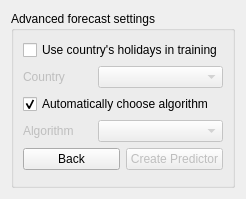
        <widget class="QWidget" name="advanced_settings_page">
         <layout class="QVBoxLayout" name="verticalLayout_58">
          <item>
           <widget class="QGroupBox" name="groupbox_create_forecast_advanced">
            <property name="title">
             <string>Advanced forecast settings</string>
            </property>
            <layout class="QVBoxLayout" name="verticalLayout_55">
             <item>
              <layout class="QVBoxLayout" name="verticalLayout_56">
               <item>
                <layout class="QVBoxLayout" name="verticalLayout_61">
                 <item>
                  <widget class="QCheckBox" name="country_checkbox">
                   <property name="text">
                    <string>Use country's holidays in training</string>
                   </property>
                  </widget>
                 </item>
                 <item>
                  <layout class="QHBoxLayout" name="horizontalLayout_42" stretch="5,9">
                   <item>
                    <widget class="QLabel" name="choose_country_label">
                     <property name="enabled">
                      <bool>false</bool>
                     </property>
                     <property name="text">
                      <string>Country</string>
                     </property>
                    </widget>
                   </item>
                   <item>
                    <widget class="QComboBox" name="countries_combobox">
                     <property name="enabled">
                      <bool>false</bool>
                     </property>
                    </widget>
                   </item>
                  </layout>
                 </item>
                </layout>
               </item>
               <item>
                <layout class="QVBoxLayout" name="verticalLayout_59">
                 <item>
                  <widget class="QCheckBox" name="auto_ml_checkbox">
                   <property name="text">
                    <string>Automatically choose algorithm</string>
                   </property>
                   <property name="checked">
                    <bool>true</bool>
                   </property>
                  </widget>
                 </item>
                 <item>
                  <layout class="QHBoxLayout" name="horizontalLayout_45" stretch="5,9">
                   <property name="spacing">
                    <number>-1</number>
                   </property>
                   <property name="sizeConstraint">
                    <enum>QLayout::SetNoConstraint</enum>
                   </property>
                   <property name="leftMargin">
                    <number>0</number>
                   </property>
                   <property name="rightMargin">
                    <number>0</number>
                   </property>
                   <item>
                    <widget class="QLabel" name="choose_algorithm_label">
                     <property name="enabled">
                      <bool>false</bool>
                     </property>
                     <property name="text">
                      <string>Algorithm</string>
                     </property>
                    </widget>
                   </item>
                   <item>
                    <widget class="QComboBox" name="algorithm_combobox">
                     <property name="enabled">
                      <bool>false</bool>
                     </property>
                    </widget>
                   </item>
                  </layout>
                 </item>
                </layout>
               </item>
               <item>
                <layout class="QVBoxLayout" name="verticalLayout_57">
                 <item>
                  <layout class="QHBoxLayout" name="horizontalLayout_46">
                   <item>
                    <widget class="QPushButton" name="back_new_predictor_advanced">
                     <property name="text">
                      <string>Back</string>
                     </property>
                    </widget>
                   </item>
                   <item>
                    <widget class="QPushButton" name="create_new_predictor_advanced">
                     <property name="enabled">
                      <bool>false</bool>
                     </property>
                     <property name="text">
                      <string>Create Predictor</string>
                     </property>
                    </widget>
                   </item>
                  </layout>
                 </item>
                </layout>
               </item>
              </layout>
             </item>
             <item>
              <widget class="QSplitter" name="splitter_15">
               <property name="orientation">
                <enum>Qt::Vertical</enum>
               </property>
               <widget class="QSplitter" name="splitter_16">
                <property name="orientation">
                 <enum>Qt::Vertical</enum>
                </property>
               </widget>
              </widget>
             </item>
            </layout>
           </widget>
          </item>
         </layout>
        </widget>
